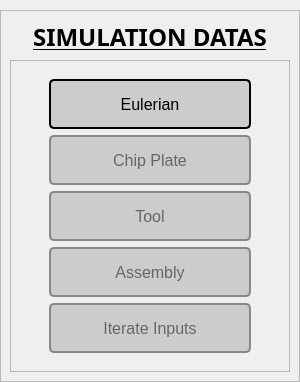
      <widget class="QWidget" name="initialPage">
       <property name="minimumSize">
        <size>
         <width>0</width>
         <height>0</height>
        </size>
       </property>
       <property name="maximumSize">
        <size>
         <width>16777215</width>
         <height>16777215</height>
        </size>
       </property>
       <layout class="QHBoxLayout" name="horizontalLayout_3">
        <property name="spacing">
         <number>0</number>
        </property>
        <property name="leftMargin">
         <number>0</number>
        </property>
        <property name="topMargin">
         <number>10</number>
        </property>
        <property name="rightMargin">
         <number>0</number>
        </property>
        <property name="bottomMargin">
         <number>0</number>
        </property>
        <item>
         <widget class="QFrame" name="frame_4">
          <property name="sizePolicy">
           <sizepolicy hsizetype="Maximum" vsizetype="Maximum">
            <horstretch>0</horstretch>
            <verstretch>0</verstretch>
           </sizepolicy>
          </property>
          <property name="minimumSize">
           <size>
            <width>300</width>
            <height>0</height>
           </size>
          </property>
          <property name="frameShape">
           <enum>QFrame::Shape::StyledPanel</enum>
          </property>
          <property name="frameShadow">
           <enum>QFrame::Shadow::Raised</enum>
          </property>
          <layout class="QVBoxLayout" name="verticalLayout">
           <item>
            <widget class="QLabel" name="label">
             <property name="minimumSize">
              <size>
               <width>0</width>
               <height>0</height>
              </size>
             </property>
             <property name="maximumSize">
              <size>
               <width>16777215</width>
               <height>16777215</height>
              </size>
             </property>
             <property name="font">
              <font>
               <family>Yu Gothic UI Semibold</family>
               <pointsize>18</pointsize>
               <bold>true</bold>
               <underline>true</underline>
              </font>
             </property>
             <property name="text">
              <string>SIMULATION DATAS</string>
             </property>
             <property name="alignment">
              <set>Qt::AlignmentFlag::AlignBottom|Qt::AlignmentFlag::AlignHCenter</set>
             </property>
            </widget>
           </item>
           <item>
            <widget class="QFrame" name="frame_3">
             <property name="minimumSize">
              <size>
               <width>280</width>
               <height>0</height>
              </size>
             </property>
             <property name="frameShape">
              <enum>QFrame::Shape::StyledPanel</enum>
             </property>
             <property name="frameShadow">
              <enum>QFrame::Shadow::Raised</enum>
             </property>
             <layout class="QHBoxLayout" name="horizontalLayout_2">
              <item>
               <widget class="QFrame" name="frame">
                <property name="sizePolicy">
                 <sizepolicy hsizetype="Preferred" vsizetype="Preferred">
                  <horstretch>0</horstretch>
                  <verstretch>0</verstretch>
                 </sizepolicy>
                </property>
                <property name="minimumSize">
                 <size>
                  <width>200</width>
                  <height>0</height>
                 </size>
                </property>
                <property name="maximumSize">
                 <size>
                  <width>220</width>
                  <height>16777215</height>
                 </size>
                </property>
                <property name="layoutDirection">
                 <enum>Qt::LayoutDirection::LeftToRight</enum>
                </property>
                <property name="autoFillBackground">
                 <bool>false</bool>
                </property>
                <property name="styleSheet">
                 <string notr="true">QPushButton {
    background-color: #cccccc; /* Cor de fundo do botão */
    color: rgb(0, 0, 0);
    border: 2px solid rgb(0, 0, 0); /* Borda */
    border-radius: 5px; /* Bordas arredondadas */
    padding: 10px; /* Espaçamento interno */
    font-size: 16px; /* Tamanho da fonte */
	font-family: &quot;Yu Gothic UI&quot;; /* Família da fonte */
}

QPushButton:hover {
    background-color: #b3b3b3; /* Cor de fundo ao passar o mouse */
	border: 2px solid #55aaff; /* Borda ao passar o mouse */
}

QPushButton:pressed {
    background-color: #999999; /* Cor de fundo quando pressionado */
 	border: 2px solid #444444; /* Borda quando pressionado */
 }

QPushButton:disabled {
    background-color: #cccccc; /* Cor de fundo quando desativado */
    border: 2px solid #888888; /* Borda quando desativado */
    color: #666666; /* Cor do texto quando desativado */
}

QPushButton:checked {
    background-color: rgba(108, 166, 240, 100); 
	color: rgb(0, 0, 0);
    border: 2px solid #444444; 
}</string>
                </property>
                <property name="frameShape">
                 <enum>QFrame::Shape::NoFrame</enum>
                </property>
                <property name="frameShadow">
                 <enum>QFrame::Shadow::Raised</enum>
                </property>
                <layout class="QVBoxLayout" name="verticalLayout_3">
                 <item>
                  <widget class="QPushButton" name="eulerianButton">
                   <property name="sizePolicy">
                    <sizepolicy hsizetype="Minimum" vsizetype="Fixed">
                     <horstretch>0</horstretch>
                     <verstretch>0</verstretch>
                    </sizepolicy>
                   </property>
                   <property name="minimumSize">
                    <size>
                     <width>0</width>
                     <height>50</height>
                    </size>
                   </property>
                   <property name="maximumSize">
                    <size>
                     <width>16777215</width>
                     <height>16777215</height>
                    </size>
                   </property>
                   <property name="text">
                    <string>Eulerian</string>
                   </property>
                   <property name="checkable">
                    <bool>true</bool>
                   </property>
                   <property name="checked">
                    <bool>false</bool>
                   </property>
                  </widget>
                 </item>
                 <item>
                  <widget class="QPushButton" name="chipPlateButton">
                   <property name="enabled">
                    <bool>false</bool>
                   </property>
                   <property name="sizePolicy">
                    <sizepolicy hsizetype="Minimum" vsizetype="Fixed">
                     <horstretch>0</horstretch>
                     <verstretch>0</verstretch>
                    </sizepolicy>
                   </property>
                   <property name="minimumSize">
                    <size>
                     <width>0</width>
                     <height>50</height>
                    </size>
                   </property>
                   <property name="maximumSize">
                    <size>
                     <width>16777215</width>
                     <height>16777215</height>
                    </size>
                   </property>
                   <property name="text">
                    <string>Chip Plate</string>
                   </property>
                   <property name="checkable">
                    <bool>true</bool>
                   </property>
                  </widget>
                 </item>
                 <item>
                  <widget class="QPushButton" name="toolButton">
                   <property name="enabled">
                    <bool>false</bool>
                   </property>
                   <property name="sizePolicy">
                    <sizepolicy hsizetype="Minimum" vsizetype="Fixed">
                     <horstretch>0</horstretch>
                     <verstretch>0</verstretch>
                    </sizepolicy>
                   </property>
                   <property name="minimumSize">
                    <size>
                     <width>0</width>
                     <height>50</height>
                    </size>
                   </property>
                   <property name="maximumSize">
                    <size>
                     <width>16777215</width>
                     <height>16777215</height>
                    </size>
                   </property>
                   <property name="text">
                    <string>Tool</string>
                   </property>
                   <property name="checkable">
                    <bool>true</bool>
                   </property>
                  </widget>
                 </item>
                 <item>
                  <widget class="QPushButton" name="assemblyButton">
                   <property name="enabled">
                    <bool>false</bool>
                   </property>
                   <property name="sizePolicy">
                    <sizepolicy hsizetype="Minimum" vsizetype="Fixed">
                     <horstretch>0</horstretch>
                     <verstretch>0</verstretch>
                    </sizepolicy>
                   </property>
                   <property name="minimumSize">
                    <size>
                     <width>0</width>
                     <height>50</height>
                    </size>
                   </property>
                   <property name="maximumSize">
                    <size>
                     <width>16777215</width>
                     <height>16777215</height>
                    </size>
                   </property>
                   <property name="text">
                    <string>Assembly</string>
                   </property>
                   <property name="checkable">
                    <bool>true</bool>
                   </property>
                  </widget>
                 </item>
                 <item>
                  <widget class="QPushButton" name="iterateButton">
                   <property name="enabled">
                    <bool>false</bool>
                   </property>
                   <property name="sizePolicy">
                    <sizepolicy hsizetype="Minimum" vsizetype="Fixed">
                     <horstretch>0</horstretch>
                     <verstretch>0</verstretch>
                    </sizepolicy>
                   </property>
                   <property name="minimumSize">
                    <size>
                     <width>0</width>
                     <height>50</height>
                    </size>
                   </property>
                   <property name="maximumSize">
                    <size>
                     <width>16777215</width>
                     <height>16777215</height>
                    </size>
                   </property>
                   <property name="text">
                    <string>Iterate Inputs</string>
                   </property>
                   <property name="checkable">
                    <bool>false</bool>
                   </property>
                  </widget>
                 </item>
                </layout>
               </widget>
              </item>
             </layout>
            </widget>
           </item>
          </layout>
         </widget>
        </item>
       </layout>
      </widget>
